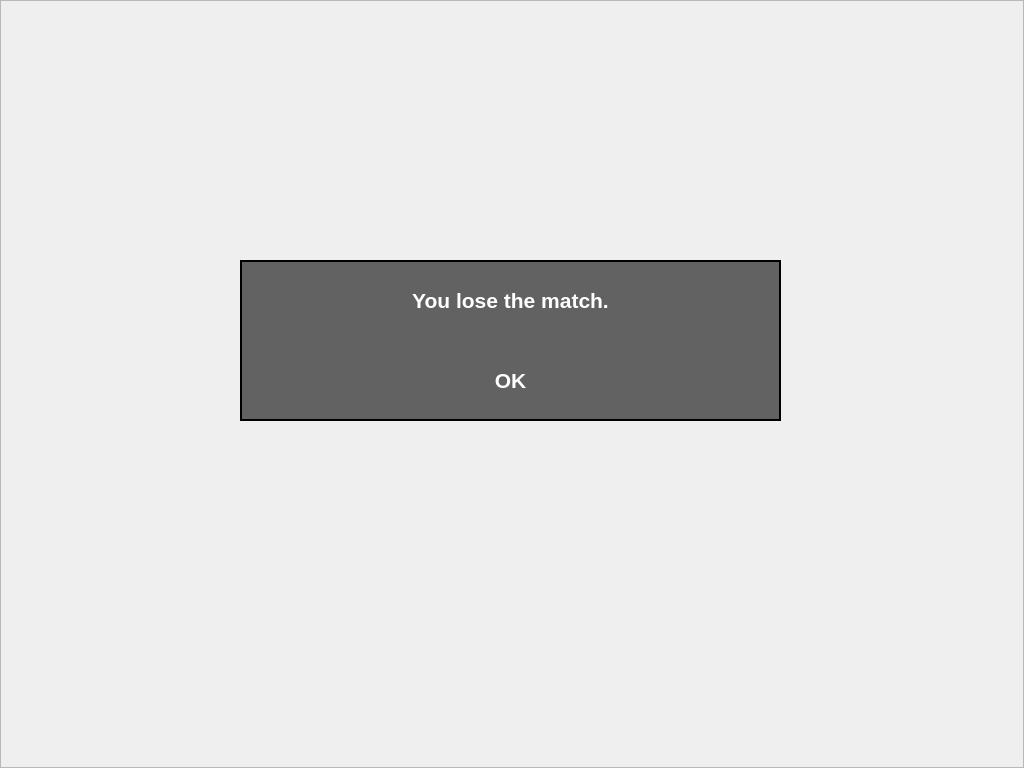
   <widget class="QFrame" name="popup_match_status">
    <property name="geometry">
     <rect>
      <x>0</x>
      <y>0</y>
      <width>1024</width>
      <height>768</height>
     </rect>
    </property>
    <property name="styleSheet">
     <string notr="true"/>
    </property>
    <property name="frameShape">
     <enum>QFrame::StyledPanel</enum>
    </property>
    <property name="frameShadow">
     <enum>QFrame::Raised</enum>
    </property>
    <widget class="QFrame" name="frame_match">
     <property name="geometry">
      <rect>
       <x>240</x>
       <y>260</y>
       <width>541</width>
       <height>161</height>
      </rect>
     </property>
     <property name="styleSheet">
      <string notr="true">background-color: rgba(0, 0, 0, 150);</string>
     </property>
     <property name="frameShape">
      <enum>QFrame::Box</enum>
     </property>
     <property name="frameShadow">
      <enum>QFrame::Plain</enum>
     </property>
     <property name="lineWidth">
      <number>2</number>
     </property>
     <widget class="QLabel" name="text_info_match">
      <property name="geometry">
       <rect>
        <x>160</x>
        <y>0</y>
        <width>221</width>
        <height>81</height>
       </rect>
      </property>
      <property name="font">
       <font>
        <pointsize>16</pointsize>
        <weight>75</weight>
        <bold>true</bold>
       </font>
      </property>
      <property name="autoFillBackground">
       <bool>false</bool>
      </property>
      <property name="styleSheet">
       <string notr="true">color: rgb(255, 255, 255);
background-color: rgba(255, 255, 255, 0);</string>
      </property>
      <property name="text">
       <string>You lose the match.</string>
      </property>
      <property name="alignment">
       <set>Qt::AlignCenter</set>
      </property>
     </widget>
     <widget class="QPushButton" name="btn_ok_match">
      <property name="geometry">
       <rect>
        <x>200</x>
        <y>100</y>
        <width>141</width>
        <height>41</height>
       </rect>
      </property>
      <property name="font">
       <font>
        <pointsize>16</pointsize>
        <weight>75</weight>
        <bold>true</bold>
       </font>
      </property>
      <property name="autoFillBackground">
       <bool>false</bool>
      </property>
      <property name="styleSheet">
       <string notr="true">color: rgb(255, 255, 255);</string>
      </property>
      <property name="text">
       <string>OK</string>
      </property>
      <property name="default">
       <bool>true</bool>
      </property>
      <property name="flat">
       <bool>true</bool>
      </property>
     </widget>
    </widget>
   </widget>
